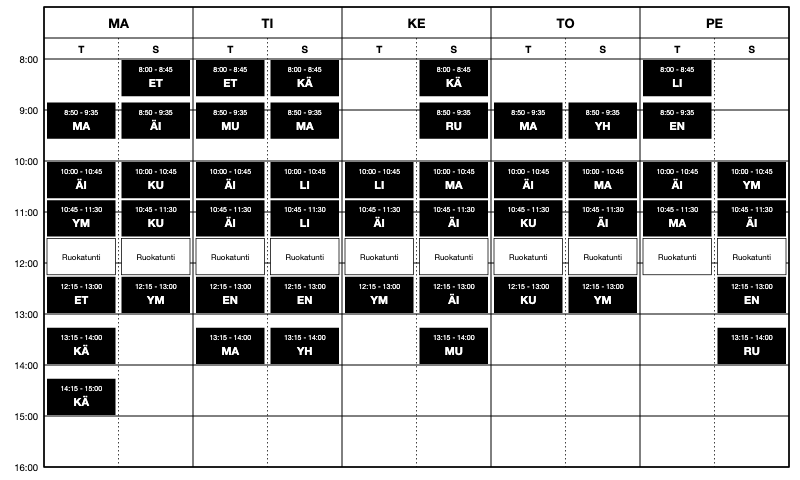
#> input picture Lukkarit.png, 800 x 480 px
$ python muunna-png.py Lukkarit.png
#> lines starting #> are read from the running program, lines starting #| are printed output that depends on the picture; after the words box and inside, x2 and y2 are one past the last pixel; in counts of white or black regions, pixels touching at a corner belong together
#!/usr/bin/env python3
"""Muunna 2x-renderoity kuvakaappaus puhtaaksi 1-bittiseksi 800x480-PNG:ksi.

Kaytto: python3 muunna-png.py <2x-kuvakaappaus.png>
Vaatii Pillow-kirjaston (pip install pillow).
Kynnystys poistaa antialiasoinnin harmaat, jolloin TRMNL:n dither
ei tuota rakeisuutta.
"""

import os
import sys

from PIL import Image

src = sys.argv[1]
img = Image.open(src).convert("L")
img = img.resize((800, 480), Image.LANCZOS)
img = img.point(lambda p: 0 if p < 140 else 255).convert("1")
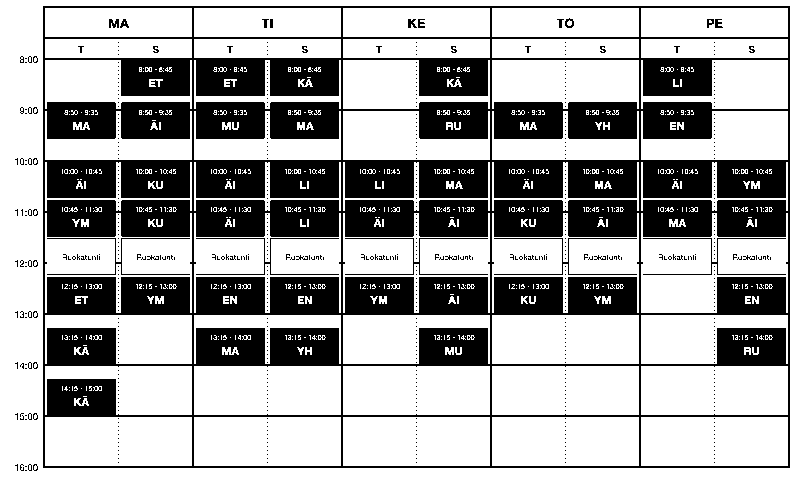
#> img: PIL image 800x480 1; 64.8% white; 736 black regions (710 under 20 px), largest, box (x1, y1, x2, y2) and area: (43, 6, 790, 468) 130986, (47, 238, 190, 275) 356, (196, 238, 339, 275) 356

dst = os.path.join(os.path.dirname(os.path.abspath(__file__)), "Lukkarit.png")
img.save(dst, optimize=True)
print("ok:", dst, img.size, img.mode)
#| ok: Lukkarit.png (800, 480) 1
